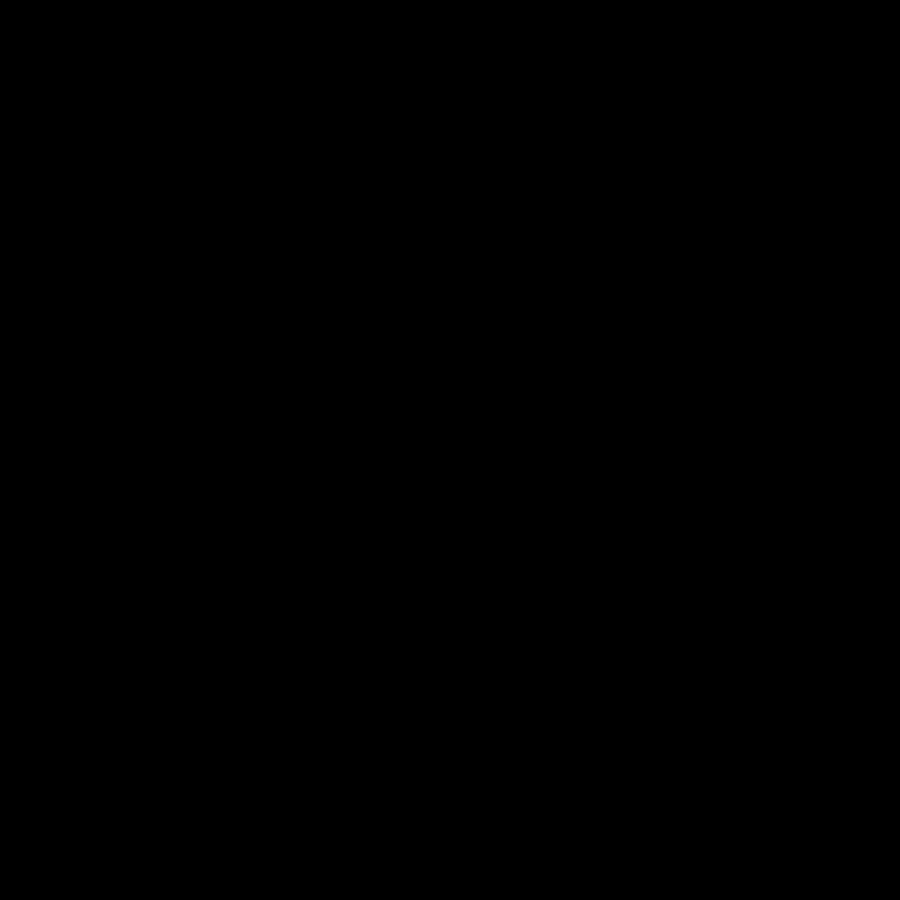
Frame 1 (no input)
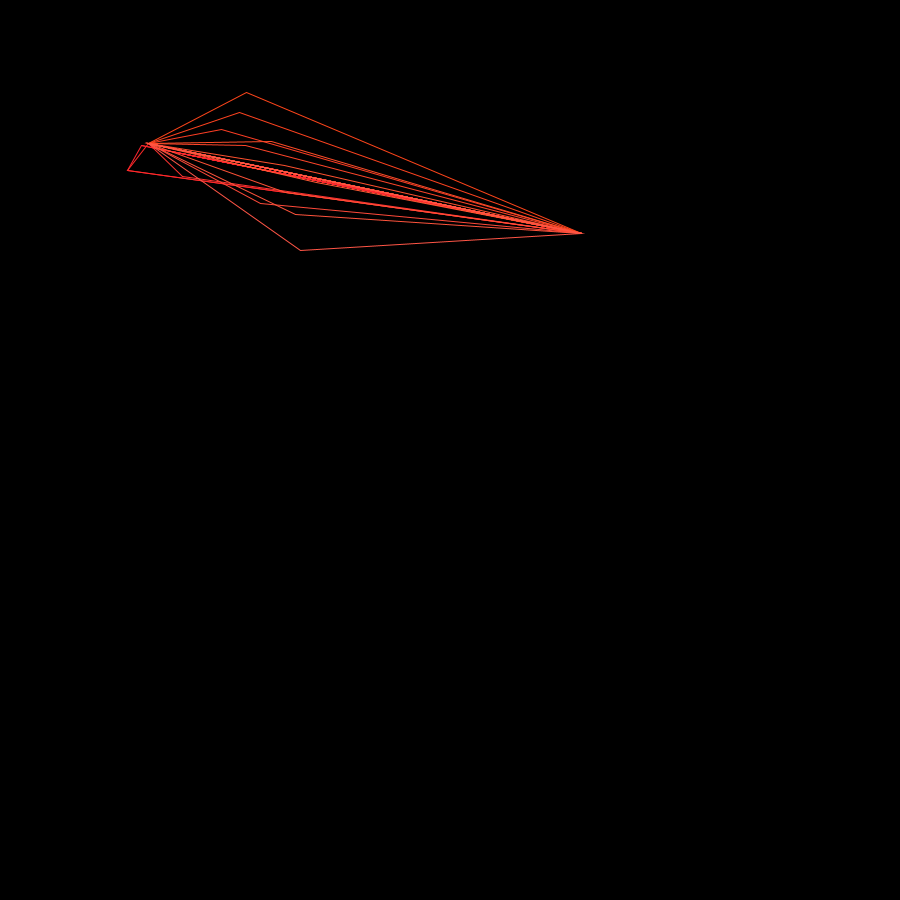
Frame 60 (the mouse pressed at the canvas centre just before this capture)
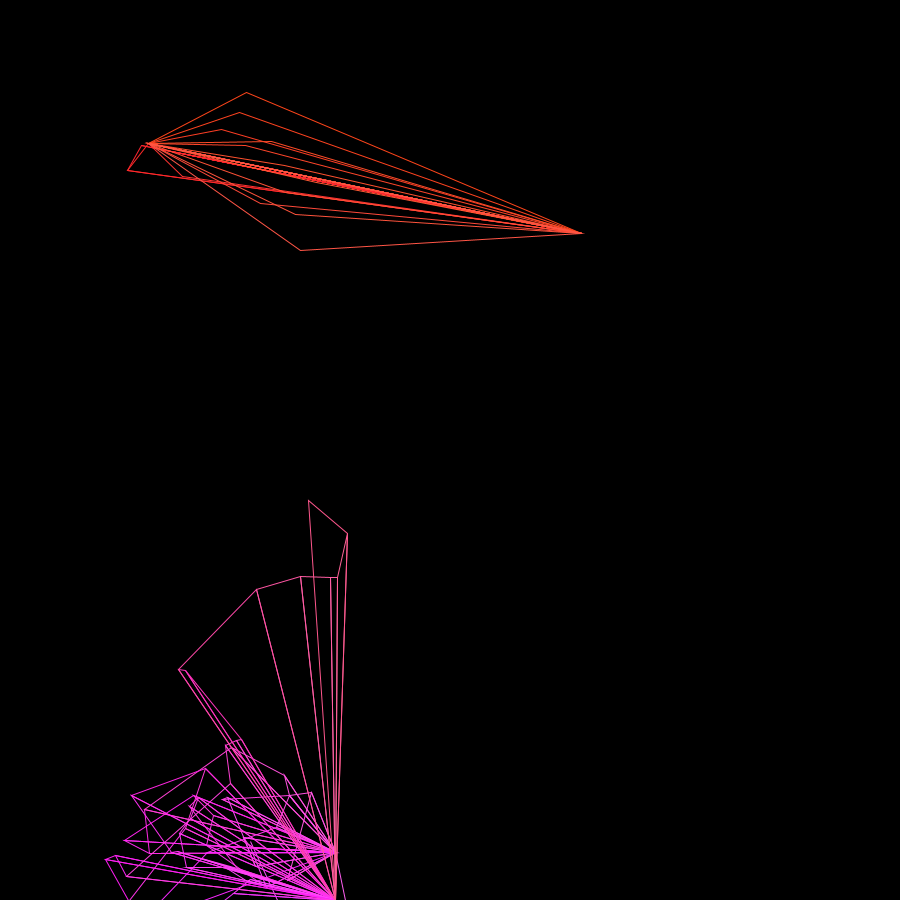
Frame 120 (the mouse held since frame 60 and released just before this capture)

The Processing sketch that drew these frames (run headless with seeded random() and noise(); from frame 60 on, the mouse is pressed at the canvas centre):

// Processing sketch: processing_187504
// ── processing_187504.pde

float x = random(0, 900); 
float y = random(0, 900);
float x2 = x;
float y2 = y;
float x3 = x;
float y3 = y;
float cutright = 900; 
float cutleft = 150; 
float jiggle = random(0.001,0.1); 

boolean cutr = true;
boolean cutl = false;
boolean contracting = true; 


void setup() { 
  background(0, 0, 0); 
  size(900, 900);
} 

void mousePressed() {
jiggle = random(0.01,0.1); 
x = random(0,900); 
y = random(0,900);
x2 = x;
y2 = y;
x3 = x;
y3 = y;
cutright = x;
cutleft = y;

} 



void draw() { 
 
 
 
 
   jiggle = jiggle + (jiggle * random(0.00000001,0.01)); 
  x = x + random(-jiggle,jiggle); 
  y = y + random(-jiggle,jiggle); 
 // if (contracting == true) {
  // fill(0,0,0,8); };
  
 fill(0,0,0,0);
 
  noStroke(); 
  rect(0,0,width,height);
  stroke((900/y)*255,(x/900)*255,(y/900)*255);
  fill(0,0,0,0);
  triangle(x,y,x2,y2,x3,y3);
  fill(255,255,255,255); 
  // if (jiggle >= 1) {
  //text(jiggle,y+50,x+50); } 

  if (x >= cutright) {  
    cutr = true;
    cutl = false;
    jiggle = random(0.01,100); 
    if (contracting == true) {
      cutleft = (cutleft + (cutright*0.2));
    } 

    if (contracting == false) {
      cutleft = (cutleft - (cutright * 0.1));
    }
    fill((900/y)*255,(x/900)*255,(y/900)*255,200);
   // rect(0,0,cutleft,height);
    x3 = x; 
    y3 = y; 
  } 
  if (x <= cutleft) {
    cutr = false;
    cutl = true; 
    jiggle = random(0.01,100); 
        if (contracting == true) {
      cutright = cutright * 0.9;
    }
    if (contracting == false) {
      cutright = cutright * 1.1;
    }
    fill((900/y)*255,(x/900)*255,(y/900)*255,200);
   // rect(cutright,0,width,height);
    x2 = x;
    y2 = y; 
  }

  if (cutr == true) { 

    x = x - 10;
    y = y - 2;
  } 

  if (cutl == true) {

    x = x + 7; 
    y = y - 1;
  } 



  if (y > height) {
    y = 0;
    y2 = 0; 
    y3 = 0; 
  } 




  if (y <= 0) {
    y = height;
    y2 = height; 
    y3 = height; 
   
  } 
  if (cutleft >= cutright || cutright <= cutleft) {
    contracting = false; 
  }
  if (cutleft <= 0 || cutright >= 900) {
  contracting = true; 
  } 
} 
